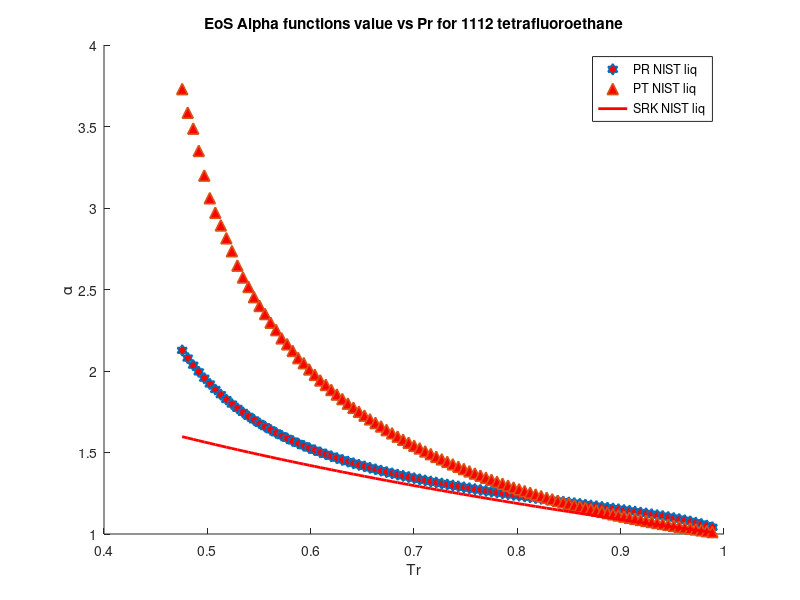

Reproduce this figure in MATLAB.
clear 
clc
load 1112tetrafluoroethane_sat_data.mat
%alpha PR & SRK for 1112_tetrafluoroethane
P = P*10^6;
omega = 0.327; %Acentric factor
Tc = 374.21; %K
Pc = 4059280; %Pa
R = 8.31446 %J/K*mol
Zc = 0.259;
b1 = 0.07780*(R*Tc/Pc);
a1 = 0.45724*(((R^2)*(Tc^2))/Pc);
b2 = 0.08664*(R*Tc/Pc);
a2 = 0.42747*(((R^2)*(Tc^2))/Pc);
omega_c = 1-3*Zc;
omega_b = 0.08446114781;
omega_a = 3*Zc^2+3*(1-2*Zc)*omega_b+omega_b^2+1-3*Zc;
a3 = omega_a*(((R^2)*(Tc^2))/Pc);
b3 = omega_b*(R*Tc/Pc);
c3 = omega_c*(R*Tc/Pc);
T = 178.0; %k
M = 102.03/1000; %kg/mol
S1=0.37464+1.54226*omega-0.26992*omega^2;
S2=0.48508+1.55171*omega-0.176*omega^2;

for i = 1:1:97
   Pr = P/Pc; 
   Tr = T/Tc;
   Tr_list(i)=Tr;
   Vm_liq(i) = M/rho_liq(i);
   Vm_vap(i) = M/rho_vap(i);
   alpha_PT_liq(i) = ((R*T)/(Vm_liq(i)-b3)-P(i))*((Vm_liq(i)^2+b3*Vm_liq(i)+c3*Vm_liq(i)-c3*b3)/a3);
   alpha_PT_vap(i) = ((R*T)/(Vm_vap(i)-b3)-P(i))*((Vm_vap(i)^2+b3*Vm_vap(i)+c3*Vm_vap(i)-c3*b3)/a3);
   alpha_PR_liq(i) = ((R*T)/(Vm_liq(i)-b1)-P(i))*((Vm_liq(i)^2+2*b1*Vm_liq(i)-b1^2)/a1)
   alpha_SRK_liq(i) = ((R*T)/(Vm_liq(i)-b2)-P(i))*((Vm_liq(i)^2+b2*Vm_liq(i))/a2);
   alpha_PR_vap(i) = ((R*T)/(Vm_vap(i)-b1)-P(i))*((Vm_vap(i)^2+2*b1*Vm_vap(i)-b1^2)/a1);
   alpha_SRK_vap(i) = ((R*T)/(Vm_vap(i)-b2)-P(i))*((Vm_vap(i)^2+b2*Vm_vap(i))/a2);
   alpha_soave_PR(i) =(1+S1*(1-sqrt(Tr)))^2;
   alpha_soave_SRK(i) =(1+S2*(1-sqrt(Tr)))^2;
   alpha_Gasem(i) = exp((1.943+0.926*Tr)*(1-(Tr)^0.1441));
%    alpha_twu(i) = (Tr)^(0.081043)*exp(0.915696*(1-(Tr)^(2.61622)));
   Temp(i)=T;
   T = T+2;
end
hold on

 plot(Tr_list,alpha_PR_liq,'h','MarkerSize',8,'MarkerFaceColor','r','LineWidth',1.2)
% plot(Tr_list,alpha_PT_liq,'h','MarkerSize',8,'MarkerFaceColor','g','LineWidth',1.2)
% plot(Tr_list,alpha_SRK_vap,'h','MarkerSize',8,'MarkerFaceColor','m','LineWidth',1.2)
 plot(Tr_list,alpha_PR_vap,'^','MarkerSize',8,'MarkerFaceColor','r','LineWidth',1.2)
% plot(Tr_list,alpha_PT_vap,'^','MarkerSize',8,'MarkerFaceColor','g','LineWidth',1.2)
% plot(Tr_list,alpha_SRK_vap,'^','MarkerSize',8,'MarkerFaceColor','m','LineWidth',1.2)
 plot(Tr_list,alpha_soave_PR,'r','LineWidth',2)
% plot(Tr_list,alpha_soave_SRK,'g','LineWidth',2)
% plot(Tr_list,alpha_Gasem,'b','LineWidth',2)

hold off
legend('PR NIST liq','PT NIST liq','SRK NIST liq','PR NIST vap','PT NIST vap','SRK NIST vapor','Soave PR','Soave SRK','Gasem')
xlabel('Tr')
ylabel('\alpha')
title('EoS Alpha functions value vs Pr for 1112 tetrafluoroethane')
% axis([0.6,1,0.8,2.4])
